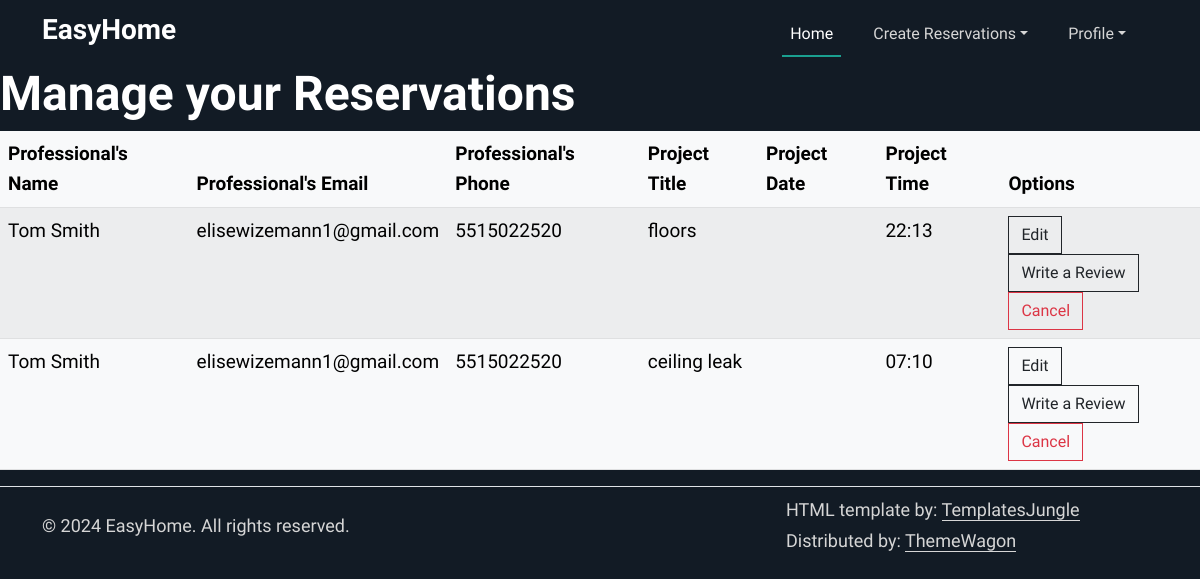
The page /manageReservations (signed in) on the database its author committed.
### tables this page shows
CREATE TABLE workDetails (
                id INTEGER PRIMARY KEY AUTOINCREMENT,
                work_name VARCHAR2(50),
                work_description VARCHAR2(100),
                user_id INTEGER NOT NULL,
                professional_id INTEGER NOT NULL,
                total_cost REAL,
                hour_amount INTEGER,
                start_date DATE,
                end_date DATE,
                start_time TIME,
                is_paid BOOLEAN DEFAULT 0,
                FOREIGN KEY (user_id) REFERENCES users(id),
                FOREIGN KEY (professional_id) REFERENCES professionals(id)
              );

CREATE TABLE users (
                id INTEGER PRIMARY KEY AUTOINCREMENT,
                first_name VARCHAR2(25) NOT NULL,
                middle_name VARCHAR2(15),
                last_name VARCHAR2(25) NOT NULL,
                gender CHAR(1) CHECK (gender IN ('M','F','O')) NOT NULL,
                phone_number VARCHAR2(12) NOT NULL,
                email VARCHAR2(50) NOT NULL,
                password VARCHAR2(50) NOT NULL,
                street_number VARCHAR2(10),
                street_name VARCHAR2(35),
                town VARCHAR2(30),
                state CHAR(2),
                zip_code NUMBER(5),
                user_type VARCHAR2(20) CHECK (user_type IN ('customer','professional')) DEFAULT 'customer'
            );

### app.py (the view)
@app.route("/manageReservations")
@login_required
def manageReservations():
    reserved = get_work_details_by_user(current_user.id)
    print(reserved)
    return render_template("manageReservations.html", reservations = reserved)

### app.py (called while the page is built)
@login_manager.user_loader
def load_user(user_id):
    try:
        conn = sqlite3.connect('database.db')
        conn.row_factory = sqlite3.Row
        c = conn.cursor()
        c.execute("SELECT * FROM users WHERE id = ?", (user_id,))
        user_row = c.fetchone()
        return User(user_row) if user_row else None
    except sqlite3.Error as e:
        print(f"Error retrieving user by ID: {e}")
        return None
    finally:
        if conn:
            conn.close()

### templates/manageReservations.html (shortened to what this page needs)
{%extends "base.html"%}
{%block content%}
<section id="start">
<div class="row">
    <h2>Manage your Reservations</h2>
    <div class="main">
    <table class="table table-striped table-light">
      <thead>
        <tr>
          <th scope="col">Professional's Name</th>
          <th scope="col">Professional's Email</th>
          <th scope="col">Professional's Phone</th>
          <th scope="col">Project Title</th>
          <th scope="col">Project Date</th>
          <th scope="col">Project Time</th>
          <th scope="col">Options</th>
        </tr>
      </thead>
      <tbody>
        {% for reserve in reservations %}
        <tr>
            <td>{{ reserve.first_name }} {{reserve.last_name}}</td>
            <td>{{ reserve.email}}</td>
            <td>{{ reserve.phone_number}}</td>
            <td>{{ reserve.work_name }}</td>
            <td>{{ reserve.date }}</td>
            <td>{{ reserve.start_time }}</td>
            <td>
              <a href="/editReservation/{{reserve.work_id}}">
                <button type="submit" class="btn btn-outline-dark">
                  Edit
                </button>
              </a>
                <a href="/submit_review/{{reserve.professional_primary_key}}" class="btn btn-outline-dark">Write a Review</a>
                <form action="{{ url_for('cancel_reservation') }}" method="post">
                  <button onclick="return confirm('Are you sure to delete this reservation?')" type="submit" class="btn btn-outline-danger">
                      Cancel
                  </button>
              </form>
            </td>
        </tr>
        {% endfor %}
    </tbody>
    </table>
  </div>
  </section>
{%endblock%}

### static/assets/css/style.css (style rules this page uses)
:root { --accent-color: #1AA090; --dark-color: #121B25; --grey-color: #83898F; --body-text-color: #FFFFFF; --light-text-color: #D6D6D6; --link-color: #092035; }
body { padding-top: 65px; font-family: 'Work Sans', sans-serif; font-weight: 400; font-size: 19px; line-height: 1.6em; color: var(--body-text-color); background-color: var(--dark-color); }
h1, .h1, h2, .h2, h3, .h3, h4, .h4, h5, .h5, h6, .h6 { font-family: 'Work Sans', sans-serif; font-weight: 600; color: var(--body-text-color); }
h2, .h2 { font-size: 48px; }
a { color: var(--light-text-color); text-decoration: none; transition: all 0.3s ease-out; }
.btn { --bs-btn-border-radius: 0 rem; }

### rows shown on the page
workDetails: first_name "Tom", last_name "Smith", email "elisewizemann1@gmail.com", phone_number "5515022520", work_name "floors", start_time "22:13"
workDetails: first_name "Tom", last_name "Smith", email "elisewizemann1@gmail.com", phone_number "5515022520", work_name "ceiling leak", start_time "07:10"
